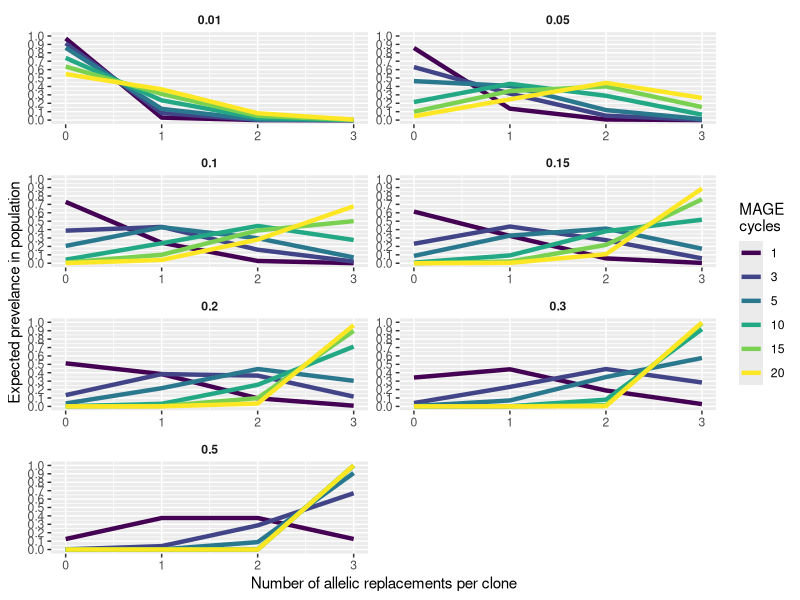
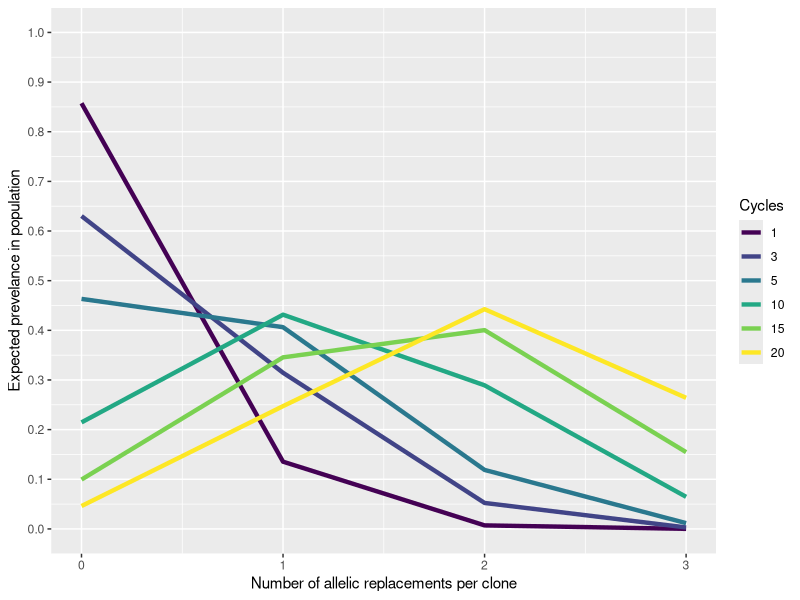
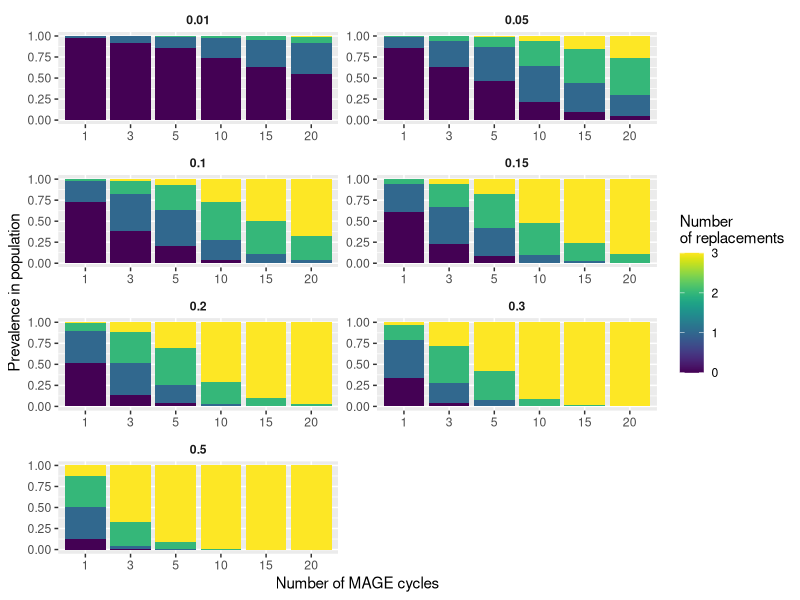
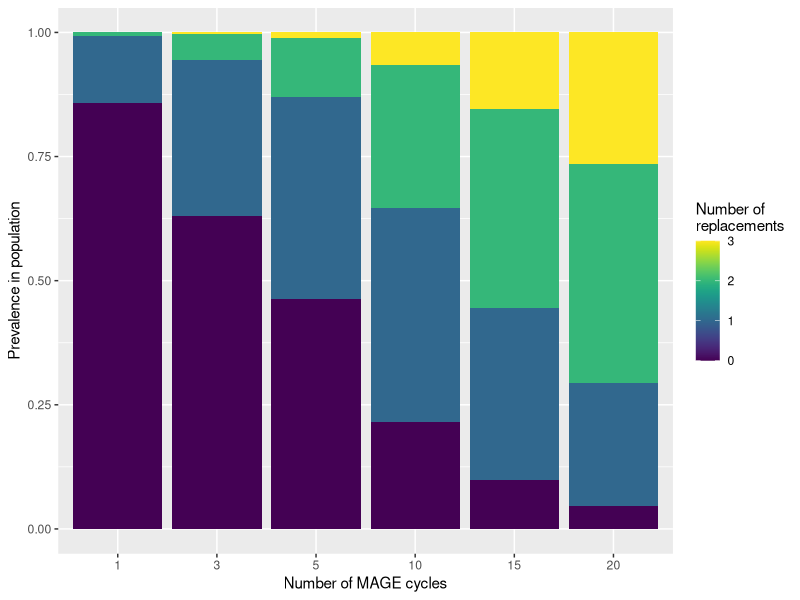
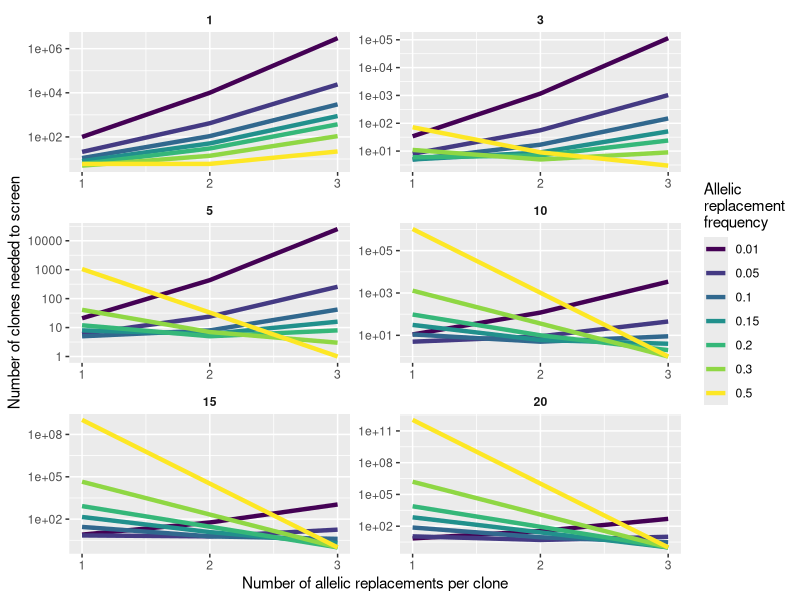
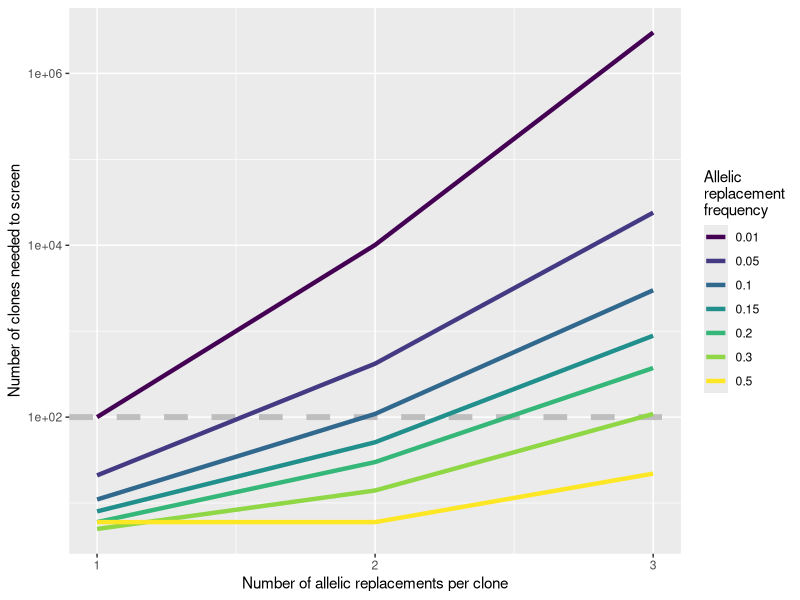

Write the R code that produced these figures, in order.
## ---- chunk 1
install.packages(c("tidyverse", "cowplot", "viridis"))
## ---- chunk 2
library(tidyverse)
library(cowplot)
library(viridis)
## ---- chunk 3
data <- read.csv("Model-guided MAGE experimental design.csv")
data$cycles <- as.factor(data$cycles)
data$allelicReplacementFrequency <- as.factor(data$allelicReplacementFrequency)
## ---- chunk 4
ggplot(data, aes(x = numberOfReplacements, y = prevalence, color = cycles)) +
  geom_line(size = 1.5) +
  facet_wrap(c("allelicReplacementFrequency"), nrow = 4, scales = "free") +
  xlab("Number of allelic replacements per clone") +
  ylab("Expected prevelance in population") +
  scale_y_continuous(limit = c(0, 1), breaks = c(0, 0.1, 0.2, 0.3, 0.4, 0.5, 0.6, 0.7, 0.8, 0.9, 1)) +
  scale_color_viridis(name = "MAGE\ncycles", discrete = TRUE) +
  theme(strip.background = element_rect(color = "white", fill = "white"),
        strip.text.x = element_text(face = "bold"))
## ---- chunk 5
singleARF <- filter(data, allelicReplacementFrequency == 0.05)
## ---- chunk 6
ggplot(singleARF, aes(x = numberOfReplacements, y = prevalence, color = cycles)) +
  geom_line(size = 1.5) +
  xlab("Number of allelic replacements per clone") +
  ylab("Expected prevelance in population") +
  scale_y_continuous(limit = c(0, 1), breaks = c(0, 0.1, 0.2, 0.3, 0.4, 0.5, 0.6, 0.7, 0.8, 0.9, 1)) +
  scale_color_viridis(name = "Cycles", discrete = TRUE)
## ---- chunk 7
ggplot(data, aes(x = cycles, y = prevalence, fill = numberOfReplacements)) +
  geom_bar(stat = "identity") +
  facet_wrap(c("allelicReplacementFrequency"), nrow = 4, scales = "free") +
  xlab("Number of MAGE cycles") +
  ylab("Prevalence in population") +
  scale_fill_viridis(name = c("Number\nof replacements")) +
  theme(strip.background = element_rect(color = "white", fill = "white"),
        strip.text.x = element_text(face = "bold"))
## ---- chunk 8
ggplot(singleARF) +
  geom_bar(aes(x = cycles, y = prevalence, fill = numberOfReplacements), stat = "identity") +
  xlab("Number of MAGE cycles") +
  ylab("Prevalence in population") +
  scale_fill_viridis(name = c("Number of\nreplacements")) +
  theme(strip.background = element_rect(color = "white", fill = "white"),
        strip.text.x = element_text(face = "bold"))
## ---- chunk 9
dataRemovedWildtype <- filter(data, numberOfReplacements > 0) 
## ---- chunk 10
ggplot(dataRemovedWildtype, aes(x = numberOfReplacements, y = screenedColonies, color = allelicReplacementFrequency)) +
  geom_line(size = 1.5) +
  facet_wrap(c("cycles"), nrow = 3, scales = "free") +
  xlab("Number of allelic replacements per clone") +
  ylab("Number of clones needed to screen") +
  scale_y_log10() +
  scale_x_continuous(limits = c(1, 3), breaks = c(1, 2, 3)) +
  scale_color_viridis(name = c("Allelic\nreplacement\nfrequency"), discrete = TRUE) +
  theme(strip.background = element_rect(color = "white", fill = "white"),
        strip.text.x = element_text(face = "bold"))
## ---- chunk 11
singleCycle <- filter(dataRemovedWildtype, cycles == 1)
## ---- chunk 12
ggplot(singleCycle, aes(x = numberOfReplacements, y = screenedColonies, color = allelicReplacementFrequency)) +
  geom_hline(yintercept = 1e+02, color = "grey", linetype = "dashed", size = 2) +
  geom_line(size = 1.5) +
  xlab("Number of allelic replacements per clone") +
  ylab("Number of clones needed to screen") +
  scale_y_log10() +
  scale_x_continuous(limits = c(1, 3), breaks = c(1, 2, 3)) +
  scale_color_viridis(name = c("Allelic\nreplacement\nfrequency"), discrete = TRUE)
